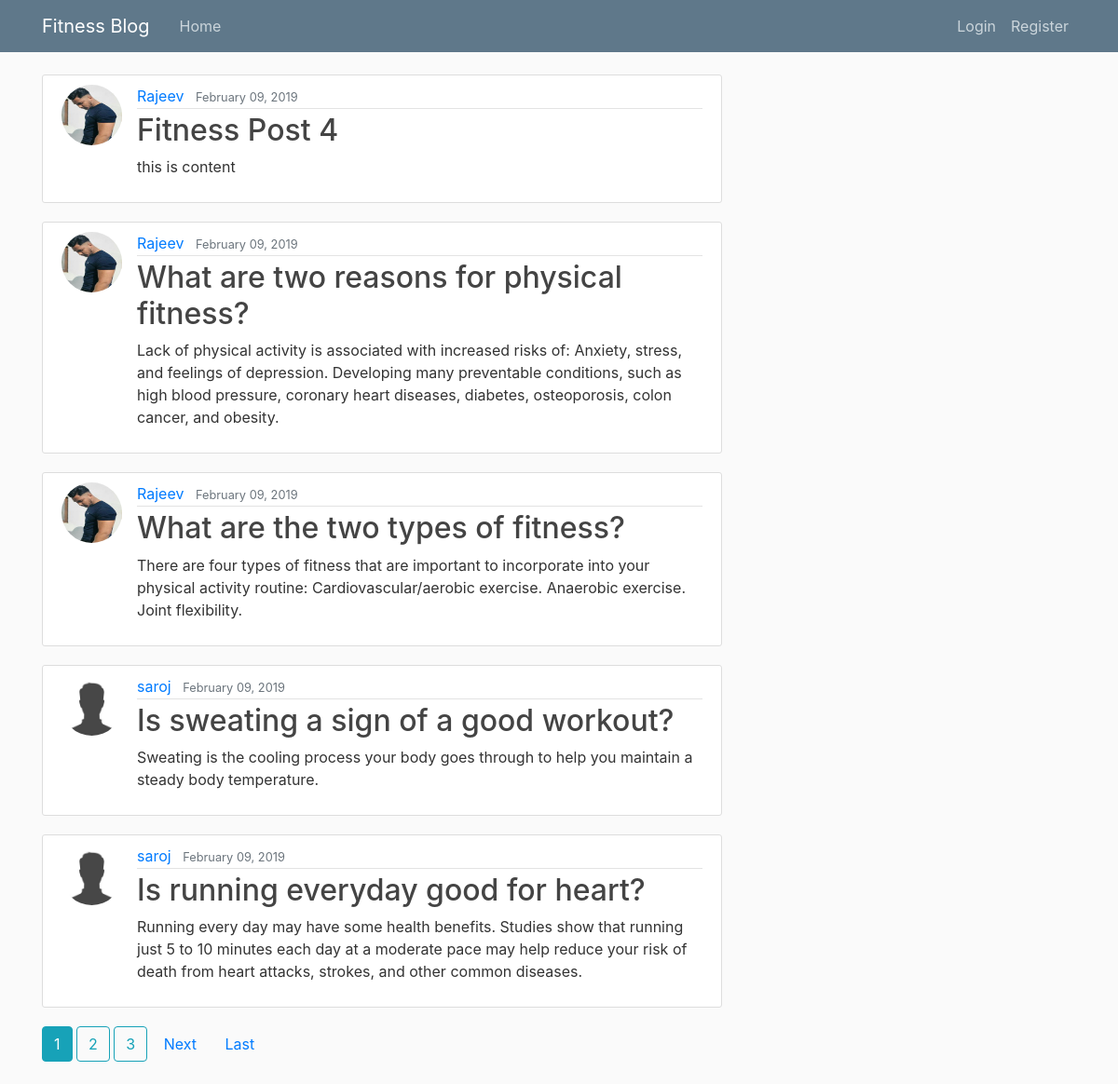
The page / on the database its author committed.
### member/models.py (models this page shows, shortened)
class Post(models.Model):
    title = models.CharField(max_length=100)
    content = models.TextField()
    date_posted = models.DateTimeField(default=timezone.now)
    author = models.ForeignKey(CustomUsers, on_delete=models.CASCADE, blank=True, null=True)
    is_active = models.BooleanField(default=False)

### users/models.py (models this page shows, shortened)
class Profile(models.Model):
    user = models.OneToOneField(CustomUsers, on_delete=models.CASCADE, related_name='Profile')
    image = models.ImageField(default='media\default.jpg', upload_to='profile_pics')

class CustomUsers(AbstractUser):
    address = models.CharField(max_length=100)
    contact = models.CharField(max_length=20, null=True, blank=True)
    weight = models.FloatField(null=True, blank=True)
    PACKAGE = (
        ('1', '1 Month'),
        ('3', '3 Months'),
        ('6', '6 Months'),
        ('12', '12 Months'),
    )
    package = models.CharField(max_length=20,choices=PACKAGE, default=1)

### member/views.py (the view)
# urls.py: path('',PostListView.as_view(), name='member-home'),
class PostListView(ListView):
    model = Post
    template_name = 'member/home.html'
    context_object_name = 'posts'
    ordering = ['-date_posted']
    paginate_by = 5
    def get_queryset(self):
        return Post.objects.filter(is_active=True)
    def get_context_data(self,**kwargs):
        context = super(PostListView,self).get_context_data(**kwargs)
        context['users'] = CustomUsers.objects.filter(is_active=False)[:5]
        context['unapproved_post'] = Post.objects.filter(is_active=False)[:5]
        return context

### member/templates/member/home.html (shortened to what this page needs)
{% extends "member/base.html" %}
{% load static %}
{% block content %}
    {% for post in posts %}
        <article class="media content-section">
          {% if post.author.Profile.image %}
          <img class="rounded-circle article-img" src="{{ post.author.Profile.image.url }}">
          {% else %}
          <img class="rounded-circle article-img" src="{% static 'Photos/default.jpg' %}">
          {% endif %}
            <div class="media-body">
              <div class="article-metadata">
                <a class="mr-2" href="{% url 'user-posts' post.author.username %}">{{ post.author }}</a>
                <small class="text-muted">{{ post.date_posted|date:"F d, Y" }}</small>
              </div>
              <h2><a class="article-title" href="{% url 'post-detail' post.id %}">{{ post.title }}</a></h2>
              <p class="article-content">{{ post.content }}</p>
            </div>
          </article>
    {% endfor %}
    {% if is_paginated %}
      {% for num in page_obj.paginator.page_range %}
        {% if page_obj.number == num %}
          <a class="btn btn-info mb-4" href="?page={{ num }}">{{ num }}</a>
        {% elif num > page_obj.number|add:'-3' and num < page_obj.number|add:'3' %}
          <a class="btn btn-outline-info mb-4" href="?page={{ num }}">{{ num }}</a>
        {% endif %}
      {% endfor %}
      {% if page_obj.has_next %}
        <a class="btn btn-outine-info mb-4" href="?page={{ page_obj.next_page_number }}">Next</a>
        <a class="btn btn-outine-info mb-4" href="?page={{ page_obj.paginator.num_pages }}">Last</a>
      {% endif %}
    {% endif %}
    </div>
    </body>
{% endblock content %}

### member/templates/member/base.html (shortened to what this page needs)
{% load static %}
<!DOCTYPE html>
<html>
<head>
     <link rel="stylesheet" href="https://maxcdn.bootstrapcdn.com/bootstrap/4.0.0/css/bootstrap.min.css">
     <link rel="stylesheet" type="text/css" href="{% static 'member/main.css' %}">
</head>
<body>
        <header class="site-header">
                <nav class="navbar navbar-expand-md navbar-dark bg-steel fixed-top">
                  <div class="container">
                    <a class="navbar-brand mr-4" href="{% url 'member-home' %}">Fitness Blog</a>
                    <div class="collapse navbar-collapse" id="navbarToggle">
                      <div class="navbar-nav mr-auto">
                        <a class="nav-item nav-link" href="{% url 'member-home' %}">Home</a>
                      </div>
                      <div class="navbar-nav">
                        {% if user.is_authenticated %}
                        <a class="nav-item nav-link" href="{% url 'post-create' %}">New Post</a>
                        <a class="nav-item nav-link" href="{% url 'profile' %}">Profile</a>
                        <a class="nav-item nav-link" href="{% url 'logout' %}">Logout</a>
                        {% else %}
                          <a class="nav-item nav-link" href="{% url 'login' %}">Login</a>
                          <a class="nav-item nav-link" href="{% url 'register' %}">Register</a>
                        {% endif %}
                      </div>
                    </div>
                  </div>
                </nav>
              </header>
              <main role="main" class="container">
                    <div class="row">
                        {% if request.user.is_superuser %}
                      <div class="col-md-6">
                        {% else %}
                        <div class="col-md-8">
                          {% endif %}
                        {% block content %}{% endblock %}
</body>
</html>

### member/static/member/main.css (style rules this page uses)
body { background: #fafafa; color: #333333; margin-top: 5rem; }
h1, h2, h3, h4, h5, h6 { color: #444444; }
.bg-steel { background-color: #5f788a; }
.site-header .navbar-nav .nav-link { color: #cbd5db; }
.content-section { background: #ffffff; padding: 10px 20px; border: 1px solid #dddddd; border-radius: 3px; margin-bottom: 20px; }
.article-title { color: #444444; }
.article-content { white-space: pre-line; }
.article-img { height: 65px; width: 65px; margin-right: 16px; }
.article-metadata { padding-bottom: 1px; margin-bottom: 4px; border-bottom: 1px solid #e3e3e3 }

### rows shown on the page
Post: author.Profile.image (picture), author "Rajeev", date_posted "February 09, 2019", title "Fitness Post 4", content "this is content"
Post: author.Profile.image (picture), author "Rajeev", date_posted "February 09, 2019", title "What are two reasons for physical fitness?", content "Lack of physical activity is associated with increased risks of: Anxiety, stress, and feelings of depression. Developing many preventable conditions, such as high blood pressure, coronary heart diseases, diabetes, osteoporosis, colon cancer, and obesity."
Post: author.Profile.image (picture), author "Rajeev", date_posted "February 09, 2019", title "What are the two types of fitness?", content "There are four types of fitness that are important to incorporate into your physical activity routine: Cardiovascular/aerobic exercise. Anaerobic exercise. Joint flexibility."
Post: author.Profile.image (placeholder picture), author "saroj", date_posted "February 09, 2019", title "Is sweating a sign of a good workout?", content "Sweating is the cooling process your body goes through to help you maintain a steady body temperature."
Post: author.Profile.image (placeholder picture), author "saroj", date_posted "February 09, 2019", title "Is running everyday good for heart?", content "Running every day may have some health benefits. Studies show that running just 5 to 10 minutes each day at a moderate pace may help reduce your risk of death from heart attacks, strokes, and other common diseases."

### other values the page prints
{{ num }} "1"
{{ num }} "2" "3"
